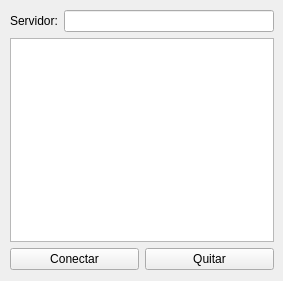
<?xml version="1.0" encoding="UTF-8"?>
<ui version="4.0">
 <class>MainWindow</class>
 <widget class="QMainWindow" name="MainWindow">
  <property name="geometry">
   <rect>
    <x>0</x>
    <y>0</y>
    <width>283</width>
    <height>281</height>
   </rect>
  </property>
  <property name="windowTitle">
   <string>MainWindow</string>
  </property>
  <widget class="QWidget" name="centralwidget">
   <widget class="QWidget" name="">
    <property name="geometry">
     <rect>
      <x>10</x>
      <y>10</y>
      <width>264</width>
      <height>260</height>
     </rect>
    </property>
    <layout class="QGridLayout" name="gridLayout">
     <item row="0" column="0">
      <layout class="QHBoxLayout" name="horizontalLayout">
       <item>
        <widget class="QLabel" name="label">
         <property name="text">
          <string>Servidor:</string>
         </property>
        </widget>
       </item>
       <item>
        <widget class="QLineEdit" name="servidor"/>
       </item>
      </layout>
     </item>
     <item row="2" column="0">
      <layout class="QHBoxLayout" name="horizontalLayout_2">
       <item>
        <widget class="QPushButton" name="conectar">
         <property name="text">
          <string>Conectar</string>
         </property>
        </widget>
       </item>
       <item>
        <widget class="QPushButton" name="quitar">
         <property name="text">
          <string>Quitar</string>
         </property>
        </widget>
       </item>
      </layout>
     </item>
     <item row="1" column="0">
      <widget class="QListWidget" name="listWidget"/>
     </item>
    </layout>
   </widget>
  </widget>
 </widget>
 <resources/>
 <connections/>
</ui>
